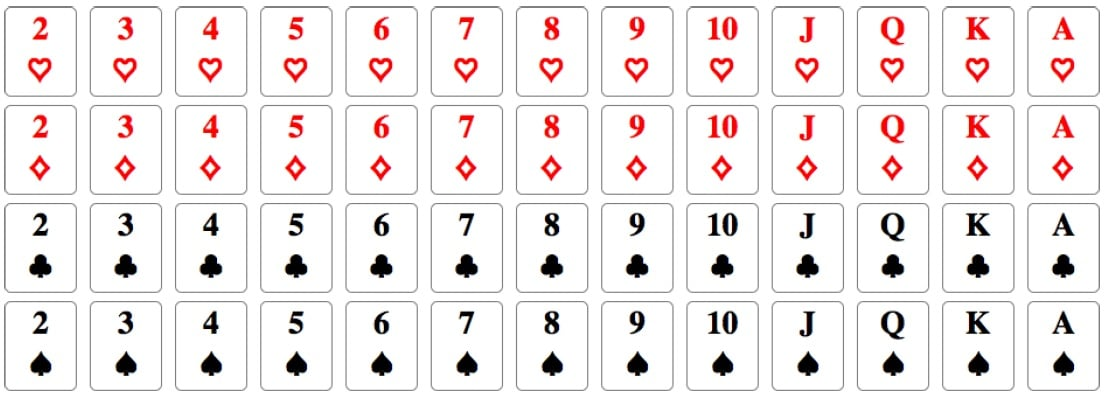
#> input picture img/card.jpg, 1104 x 397 px
$ python generateCard.py
#> lines starting #> are read from the running program, lines starting #| are printed output that depends on the picture
from PIL import Image
from tkinter import PhotoImage, Label, Tk
# for generating the card images from a single image named card.jpg

# Open the image file
img = Image.open('img/card.jpg')
#> img is the input picture: PIL image 1104x397 RGB; mean R, G, B 240, 234.7, 234.5

# Size of each card
card_width = 85
card_height = 99

# Loop over the image
for i in range(4):
    for j in range(13):
        # Calculate the position of each card
        left = j * card_width
        upper = i * card_height
        right = left + card_width
        lower = upper + card_height

        # Crop each card
        card_img = img.crop((left, upper, right, lower))

        # Save each card as a separate file
        card_img.save(f'img/card_{i}_{j+2}.png')
#> this loop made 4 passes
#> pass 1, `card_img.save(f'img/card_{i}_{j+2}.png')`:
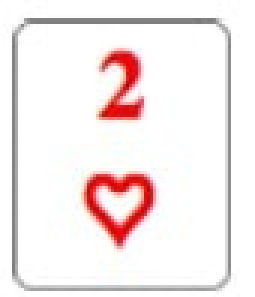
#> saved as card_0_2.png: PIL image 85x99 RGB (shown 3 times larger); mean R, G, B 245.6, 235.4, 235.2
#> pass 1, `card_img.save(f'img/card_{i}_{j+2}.png')`:
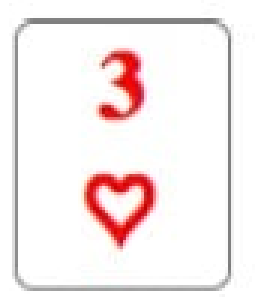
#> saved as card_0_3.png: PIL image 85x99 RGB (shown 3 times larger); mean R, G, B 246.4, 236.3, 236.2
#> pass 1, `card_img.save(f'img/card_{i}_{j+2}.png')`:
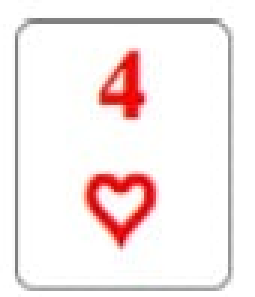
#> saved as card_0_4.png: PIL image 85x99 RGB (shown 3 times larger); mean R, G, B 246.4, 235.9, 235.7
#> pass 1, `card_img.save(f'img/card_{i}_{j+2}.png')`:
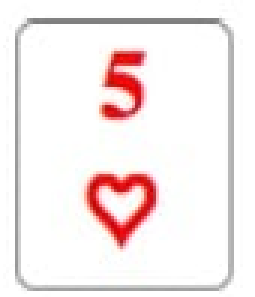
#> saved as card_0_5.png: PIL image 85x99 RGB (shown 3 times larger); mean R, G, B 246.2, 235.9, 235.7
#> after the loop:
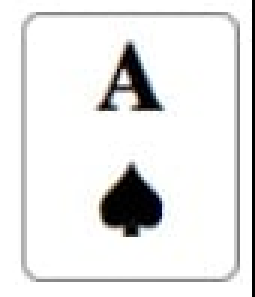
#> card_img: PIL image 85x99 RGB (shown 3 times larger); mean R, G, B 231, 231.1, 230.9
